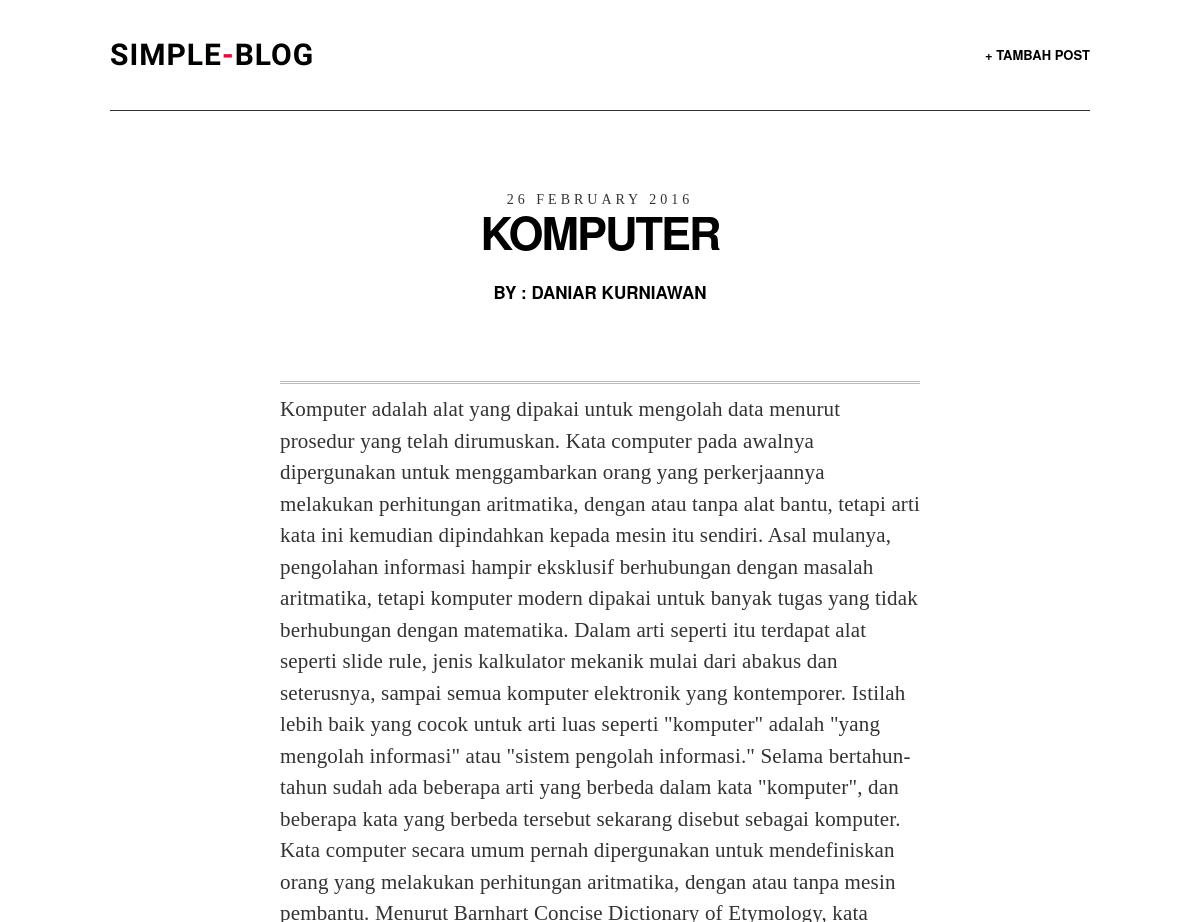
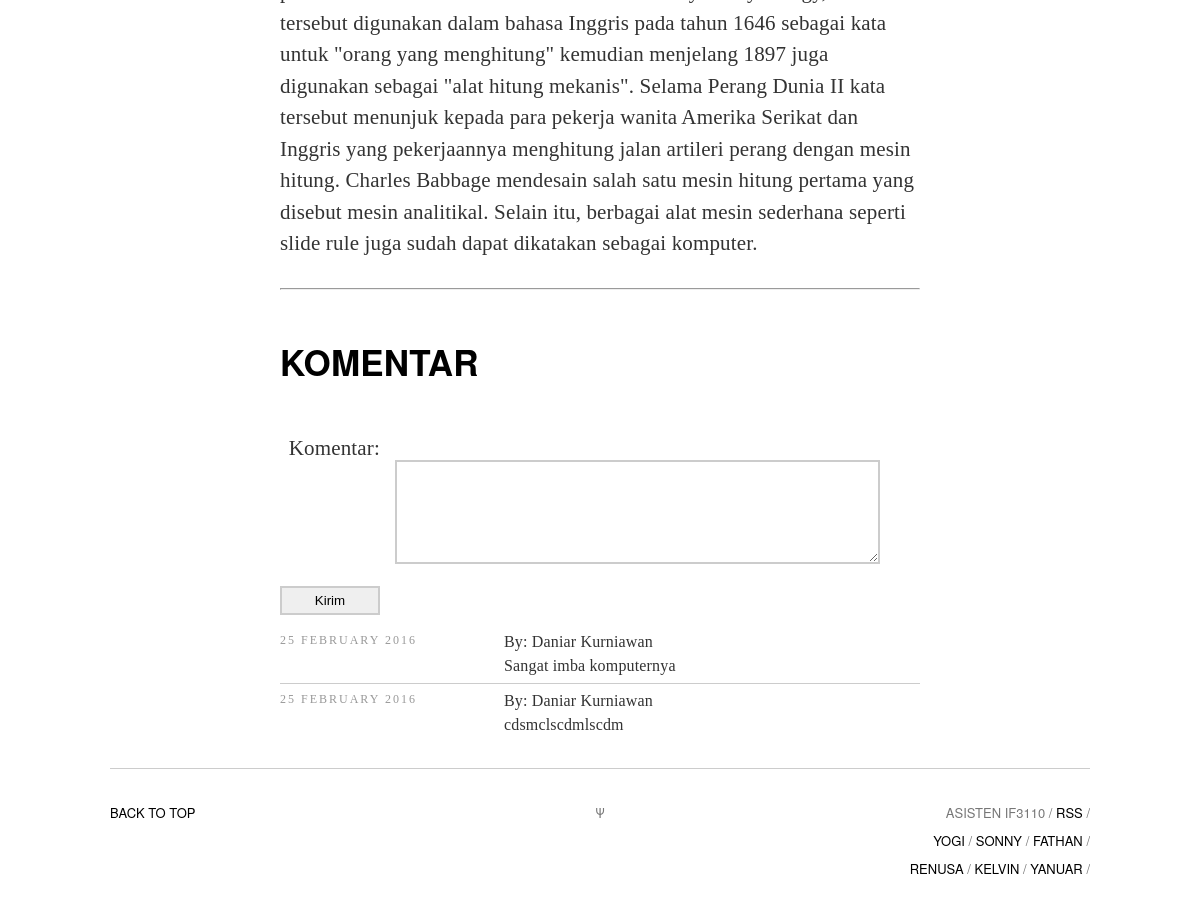
The page /post.php?postid=48 (signed in) on the database its author committed (2 pictures, top to bottom).
### tables this page shows
CREATE TABLE `post` (
  `Post_Id` int(100) NOT NULL,
  `Creator_Id` int(11) NOT NULL,
  `Title` varchar(100) NOT NULL,
  `Date` datetime NOT NULL,
  `Contents` text NOT NULL,
  `Image` varchar(255) DEFAULT NULL
);

CREATE TABLE `user` (
  `User_Id` int(11) NOT NULL,
  `Nama` varchar(25) NOT NULL,
  `Email` varchar(25) NOT NULL,
  `Password` varchar(25) NOT NULL,
  `base2` int(11) DEFAULT '0',
  `random` int(11) DEFAULT '0',
  `shared_key` int(11) DEFAULT '0',
  `Identifier` varchar(255) DEFAULT '0',
  `Token` varchar(256) NOT NULL
);

CREATE TABLE `comments` (
  `Comment_Id` int(11) NOT NULL,
  `Creator_Id` int(11) NOT NULL,
  `Post_Id` int(11) NOT NULL,
  `Contents` text NOT NULL,
  `Time` timestamp NOT NULL DEFAULT CURRENT_TIMESTAMP
);

### posthandling.php (called while the page is built, shortened)
<?php
if (isset($_SESSION["isLogin"])){
	function getspecificpost($con,$postid)
	{
		$result = mysqli_query($con,"SELECT user.Nama , post.* FROM post INNER join user ON post.Creator_Id = user.User_Id WHERE Post_Id = ".$postid);
		return $result;
	}
	function getspecificcomments($con,$postid)
	{
		$result = mysqli_query($con,"SELECT user.Nama , comments.* FROM comments INNER join user ON comments.Creator_Id = user.User_Id WHERE Post_Id = ".$postid." ORDER BY Time DESC");
		return $result;
	}
}else{
    header("Location: login.php");
}
 ?>

### post.php (the view, shortened to what this page needs)
<?php
  if (isset($_SESSION["isLogin"])){
 ?>
<!DOCTYPE html>
<?php
    $con = phpsqlconnection();
    $postid = htmlspecialchars($_GET['postid'], ENT_QUOTES, 'UTF-8');
    $getpostresult = getspecificpost($con,$postid);
    $row = mysqli_fetch_array($getpostresult);
    $getcommentsresult = getspecificcomments($con,$postid);
 ?>
<html>
<head>
<link rel="stylesheet" type="text/css" href="assets/css/screen.css" />
</head>
<body class="default">
<div class="wrapper">
<nav class="nav">
    <a style="border:none;" id="logo" href="index.php"><h1>Simple<span>-</span>Blog</h1></a>
    <ul class="nav-primary">
        <li><a href="new_post.php">+ Tambah Post</a></li>
    </ul>
</nav>
<article class="art simple post">
    <header class="art-header">
        <div class="art-header-inner" style="margin-top: 0px; opacity: 1;">
            <?php
              $time = strtotime(htmlspecialchars($row['Date'], ENT_QUOTES, 'UTF-8'));
              $time = date('j F Y',$time);
              echo "<time class=\"art-time\">".$time."</time>";
             ?>
             <?php
              echo "<h2 class=\"art-title\">".htmlspecialchars($row['Title'], ENT_QUOTES, 'UTF-8')."</h2>";
              ?>
              <?php
                echo "<h6 style= 'text-align: center;'> by : ".$row['Nama']."</h6>";
                ?>
        </div>
    </header>
    <div class="art-body">
        <div class="art-body-inner">
            <hr class="featured-article" />
            <?php
                echo "<p>".htmlspecialchars($row['Contents'], ENT_QUOTES, 'UTF-8')."</p>";
             ?>
            <hr />
            <h4>Komentar</h4>
            <div id="contact-area">
                <?php
                    echo
                    "<form name=\"AddComment\" method=\"post\"  onSubmit=\"return showcomments(".$postid.",Komentar.value)\">";
                 ?>
                    <label for="Komentar">Komentar:</label><br>
                    <textarea name="Komentar" rows="20" cols="20" id="Komentar"></textarea>
                    <input type="submit" name="submit" value="Kirim" class="submit-button">
                </form>
            </div>
            <ul class="art-list-body" id ="comments">
                        <?php
                            while($comments = mysqli_fetch_array($getcommentsresult)) {
                                echo
                                "<li class=\"art-list-item\">
                                <div class=\"art-list-item-title-and-time\">";
                                $time = strtotime(htmlspecialchars($comments['Time'], ENT_QUOTES, 'UTF-8'));
                                $time = date('j F Y',$time);
                                echo
                                "<div class=\"art-list-time\">".$time."</div> </div>";
                                echo
                                "<p> By: ".htmlspecialchars($comments['Nama'], ENT_QUOTES, 'UTF-8')."<br>".
                                "".htmlspecialchars($comments['Contents'], ENT_QUOTES, 'UTF-8')."</p>";
                                echo "</li>";
                            }
                         ?>
            </ul>
        </div>
    </div>
</article>
<footer class="footer">
    <div class="back-to-top"><a href="">Back to top</a></div>
    <div class="psi">&Psi;</div>
    <aside class="offsite-links">
        Asisten IF3110 /
        <a class="rss-link" href="#rss">RSS</a> /
        <br>
        <a class="twitter-link" href="http://twitter.com/YoGiiSinaga">Yogi</a> /
        <a class="twitter-link" href="http://twitter.com/sonnylazuardi">Sonny</a> /
        <a class="twitter-link" href="http://twitter.com/fathanpranaya">Fathan</a> /
        <br>
        <a class="twitter-link" href="#">Renusa</a> /
        <a class="twitter-link" href="#">Kelvin</a> /
        <a class="twitter-link" href="#">Yanuar</a> /
    </aside>
</footer>
</div>
</body>
</html>
<?php
    }else{
        header("Location: login.php");
        exit();
    }
 ?>

### rows shown on the page
post: Date "26 FEBRUARY 2016", Title "KOMPUTER", Creator_Id.Nama "DANIAR KURNIAWAN", Contents "Komputer adalah alat yang dipakai untuk mengolah data menurut prosedur yang telah dirumuskan. Kata computer pada awalnya dipergunakan untuk menggambarkan orang yang perkerjaannya melakukan perhitungan aritmatika, dengan atau tanpa alat bantu, tetapi arti kata ini kemudian dipindahkan kepada mesin itu sendiri. Asal mulanya, pengolahan informasi hampir eksklusif berhubungan dengan masalah aritmatika, tetapi komputer modern dipakai untuk banyak tugas yang tidak berhubungan dengan matematika. Dalam arti seperti itu terdapat alat seperti slide rule, jenis kalkulator mekanik mulai dari abakus dan seterusnya, sampai semua komputer elektronik yang kontemporer. Istilah lebih baik yang cocok untuk…"
comments: Time "25 FEBRUARY 2016", Creator_Id.Nama "Daniar Kurniawan", Contents "Sangat imba komputernya"
comments: Time "25 FEBRUARY 2016", Creator_Id.Nama "Daniar Kurniawan", Contents "cdsmclscdmlscdm"
